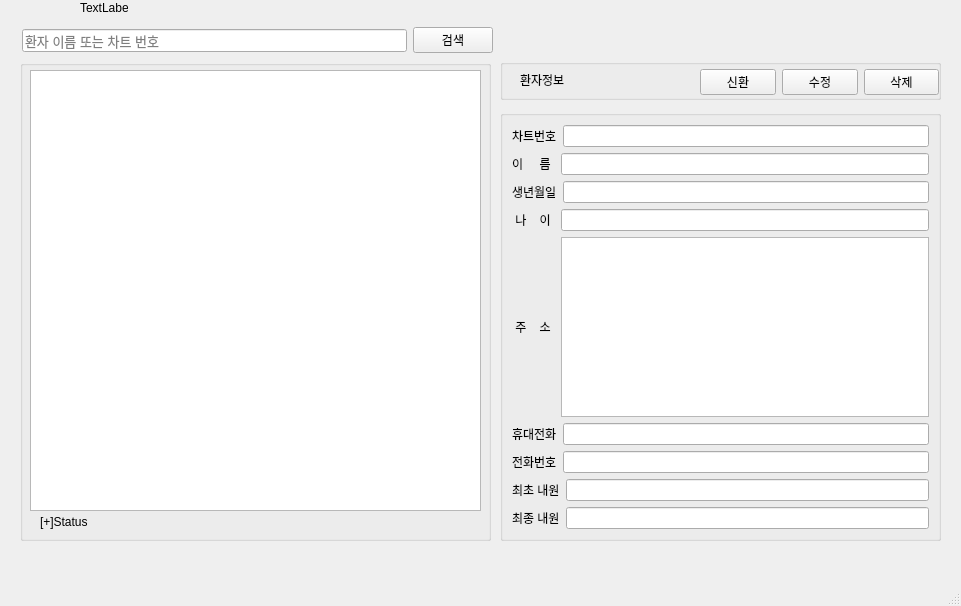
<?xml version="1.0" encoding="UTF-8"?>
<ui version="4.0">
 <class>MainWindow</class>
 <widget class="QMainWindow" name="MainWindow">
  <property name="geometry">
   <rect>
    <x>0</x>
    <y>0</y>
    <width>961</width>
    <height>606</height>
   </rect>
  </property>
  <property name="contextMenuPolicy">
   <enum>Qt::DefaultContextMenu</enum>
  </property>
  <property name="windowTitle">
   <string>MainWindow</string>
  </property>
  <widget class="QWidget" name="centralwidget">
   <widget class="QLabel" name="label">
    <property name="geometry">
     <rect>
      <x>40</x>
      <y>511</y>
      <width>111</width>
      <height>21</height>
     </rect>
    </property>
    <property name="text">
     <string>[+]Status</string>
    </property>
   </widget>
   <widget class="QGroupBox" name="groupBox">
    <property name="geometry">
     <rect>
      <x>500</x>
      <y>110</y>
      <width>441</width>
      <height>431</height>
     </rect>
    </property>
    <property name="title">
     <string/>
    </property>
    <layout class="QVBoxLayout" name="verticalLayout">
     <item>
      <layout class="QHBoxLayout" name="horizontalLayout">
       <item>
        <widget class="QLabel" name="label_pntuid">
         <property name="text">
          <string>차트번호</string>
         </property>
        </widget>
       </item>
       <item>
        <widget class="QLineEdit" name="lineEdit_pntuid">
         <property name="readOnly">
          <bool>false</bool>
         </property>
        </widget>
       </item>
      </layout>
     </item>
     <item>
      <layout class="QHBoxLayout" name="horizontalLayout_2">
       <item>
        <widget class="QLabel" name="label_pntname">
         <property name="text">
          <string>이     름 </string>
         </property>
        </widget>
       </item>
       <item>
        <widget class="QLineEdit" name="lineEdit_pntname"/>
       </item>
      </layout>
     </item>
     <item>
      <layout class="QHBoxLayout" name="horizontalLayout_3">
       <item>
        <widget class="QLabel" name="label_birthdate">
         <property name="text">
          <string>생년월일</string>
         </property>
        </widget>
       </item>
       <item>
        <widget class="QLineEdit" name="lineEdit_birthdate"/>
       </item>
      </layout>
     </item>
     <item>
      <layout class="QHBoxLayout" name="horizontalLayout_4">
       <item>
        <widget class="QLabel" name="label_age">
         <property name="text">
          <string> 나    이 </string>
         </property>
        </widget>
       </item>
       <item>
        <widget class="QLineEdit" name="lineEdit_age">
         <property name="readOnly">
          <bool>true</bool>
         </property>
        </widget>
       </item>
      </layout>
     </item>
     <item>
      <layout class="QHBoxLayout" name="horizontalLayout_5">
       <item>
        <widget class="QLabel" name="label_adrr">
         <property name="text">
          <string> 주    소 </string>
         </property>
        </widget>
       </item>
       <item>
        <widget class="QTextEdit" name="textEdit_adrr"/>
       </item>
      </layout>
     </item>
     <item>
      <layout class="QHBoxLayout" name="horizontalLayout_6">
       <item>
        <widget class="QLabel" name="label_hpno">
         <property name="text">
          <string>휴대전화</string>
         </property>
        </widget>
       </item>
       <item>
        <widget class="QLineEdit" name="lineEdit_hpno"/>
       </item>
      </layout>
     </item>
     <item>
      <layout class="QHBoxLayout" name="horizontalLayout_7">
       <item>
        <widget class="QLabel" name="label_hometel">
         <property name="text">
          <string>전화번호</string>
         </property>
        </widget>
       </item>
       <item>
        <widget class="QLineEdit" name="lineEdit_hometel"/>
       </item>
      </layout>
     </item>
     <item>
      <layout class="QHBoxLayout" name="horizontalLayout_8">
       <item>
        <widget class="QLabel" name="label_FirstVisitDate">
         <property name="text">
          <string>최초 내원</string>
         </property>
        </widget>
       </item>
       <item>
        <widget class="QLineEdit" name="lineEdit_FirstVisitDate"/>
       </item>
      </layout>
     </item>
     <item>
      <layout class="QHBoxLayout" name="horizontalLayout_9">
       <item>
        <widget class="QLabel" name="label_LastVisitDate">
         <property name="text">
          <string>최종 내원</string>
         </property>
        </widget>
       </item>
       <item>
        <widget class="QLineEdit" name="lineEdit_LastVisitDate"/>
       </item>
      </layout>
     </item>
    </layout>
   </widget>
   <widget class="QGroupBox" name="groupBox_2">
    <property name="geometry">
     <rect>
      <x>500</x>
      <y>59</y>
      <width>441</width>
      <height>41</height>
     </rect>
    </property>
    <property name="title">
     <string/>
    </property>
    <widget class="QLabel" name="label_2">
     <property name="geometry">
      <rect>
       <x>20</x>
       <y>10</y>
       <width>61</width>
       <height>21</height>
      </rect>
     </property>
     <property name="text">
      <string>환자정보</string>
     </property>
    </widget>
    <widget class="QWidget" name="layoutWidget">
     <property name="geometry">
      <rect>
       <x>200</x>
       <y>10</y>
       <width>239</width>
       <height>26</height>
      </rect>
     </property>
     <layout class="QHBoxLayout" name="horizontalLayout_10">
      <item>
       <widget class="QPushButton" name="pushButton_save">
        <property name="text">
         <string>신환</string>
        </property>
       </widget>
      </item>
      <item>
       <widget class="QPushButton" name="pushButton_Edit">
        <property name="text">
         <string>수정</string>
        </property>
       </widget>
      </item>
      <item>
       <widget class="QPushButton" name="pushButton_delete">
        <property name="text">
         <string>삭제</string>
        </property>
       </widget>
      </item>
     </layout>
    </widget>
   </widget>
   <widget class="QGroupBox" name="groupBox_3">
    <property name="geometry">
     <rect>
      <x>20</x>
      <y>60</y>
      <width>471</width>
      <height>481</height>
     </rect>
    </property>
    <property name="autoFillBackground">
     <bool>false</bool>
    </property>
    <property name="title">
     <string/>
    </property>
    <widget class="QTableView" name="tableView">
     <property name="geometry">
      <rect>
       <x>10</x>
       <y>10</y>
       <width>451</width>
       <height>441</height>
      </rect>
     </property>
     <property name="alternatingRowColors">
      <bool>true</bool>
     </property>
     <property name="selectionBehavior">
      <enum>QAbstractItemView::SelectRows</enum>
     </property>
     <property name="horizontalScrollMode">
      <enum>QAbstractItemView::ScrollPerItem</enum>
     </property>
     <property name="sortingEnabled">
      <bool>true</bool>
     </property>
    </widget>
   </widget>
   <widget class="QLabel" name="label_3">
    <property name="geometry">
     <rect>
      <x>80</x>
      <y>0</y>
      <width>48</width>
      <height>16</height>
     </rect>
    </property>
    <property name="text">
     <string>TextLabel</string>
    </property>
   </widget>
   <widget class="QWidget" name="">
    <property name="geometry">
     <rect>
      <x>22</x>
      <y>20</y>
      <width>471</width>
      <height>41</height>
     </rect>
    </property>
    <layout class="QHBoxLayout" name="horizontalLayout_11">
     <item>
      <widget class="QLineEdit" name="lineEdit_search">
       <property name="font">
        <font>
         <pointsize>10</pointsize>
        </font>
       </property>
       <property name="cursor">
        <cursorShape>IBeamCursor</cursorShape>
       </property>
       <property name="focusPolicy">
        <enum>Qt::ClickFocus</enum>
       </property>
       <property name="autoFillBackground">
        <bool>false</bool>
       </property>
       <property name="text">
        <string/>
       </property>
       <property name="frame">
        <bool>true</bool>
       </property>
       <property name="dragEnabled">
        <bool>false</bool>
       </property>
       <property name="placeholderText">
        <string>환자 이름 또는 차트 번호</string>
       </property>
       <property name="clearButtonEnabled">
        <bool>true</bool>
       </property>
      </widget>
     </item>
     <item>
      <widget class="QPushButton" name="pushButton">
       <property name="text">
        <string>검색</string>
       </property>
      </widget>
     </item>
    </layout>
   </widget>
  </widget>
  <widget class="QMenuBar" name="menubar">
   <property name="geometry">
    <rect>
     <x>0</x>
     <y>0</y>
     <width>961</width>
     <height>22</height>
    </rect>
   </property>
  </widget>
  <widget class="QStatusBar" name="statusbar"/>
 </widget>
 <resources/>
 <connections/>
</ui>
